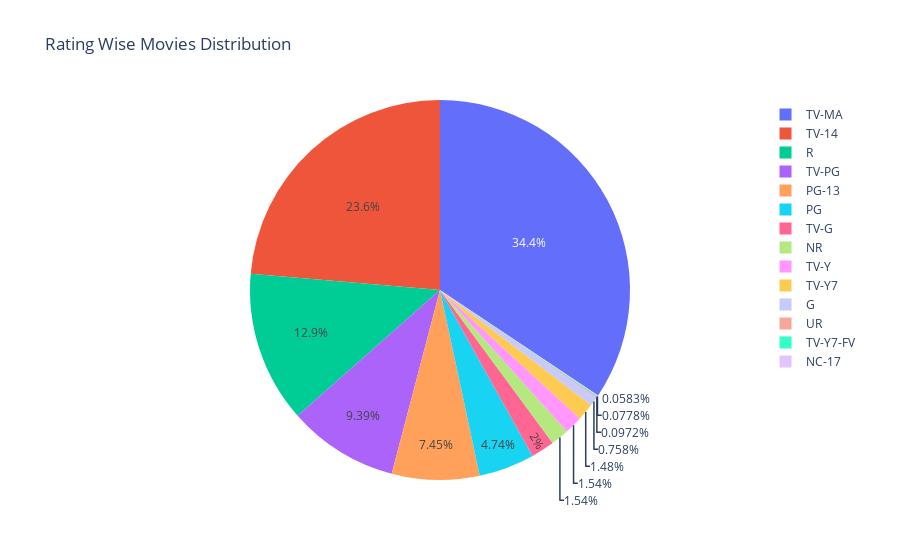

The notebook cell saved with this chart:
### Code cell
label = list(rating_data.index)
data = rating_data.values
fig = px.pie(rating_data, names = label, values = data, title = 'Rating Wise Movies Distribution')
fig.show()

### Figure 1 — Plotly figure (JSON) as saved in the notebook; plotly's stock layout.template omitted (floating-point values rounded to 4 significant figures)
{"data": [{"domain": {"x": [0, 1], "y": [0, 1]}, "hovertemplate": "label=%{label}<br>value=%{value}<extra></extra>", "labels": ["G", "NC-17", "NR", "PG", "PG-13", "R", "TV-14", "TV-G", "TV-MA", "TV-PG", "TV-Y", "TV-Y7", "TV-Y7-FV", "UR"], "legendgroup": "", "name": "", "showlegend": true, "type": "pie", "values": [39, 3, 79, 244, 383, 662, 1216, 103, 1767, 483, 79, 76, 4, 5]}], "layout": {"legend": {"tracegroupgap": 0}, "title": {"text": "Rating Wise Movies Distribution"}}}
